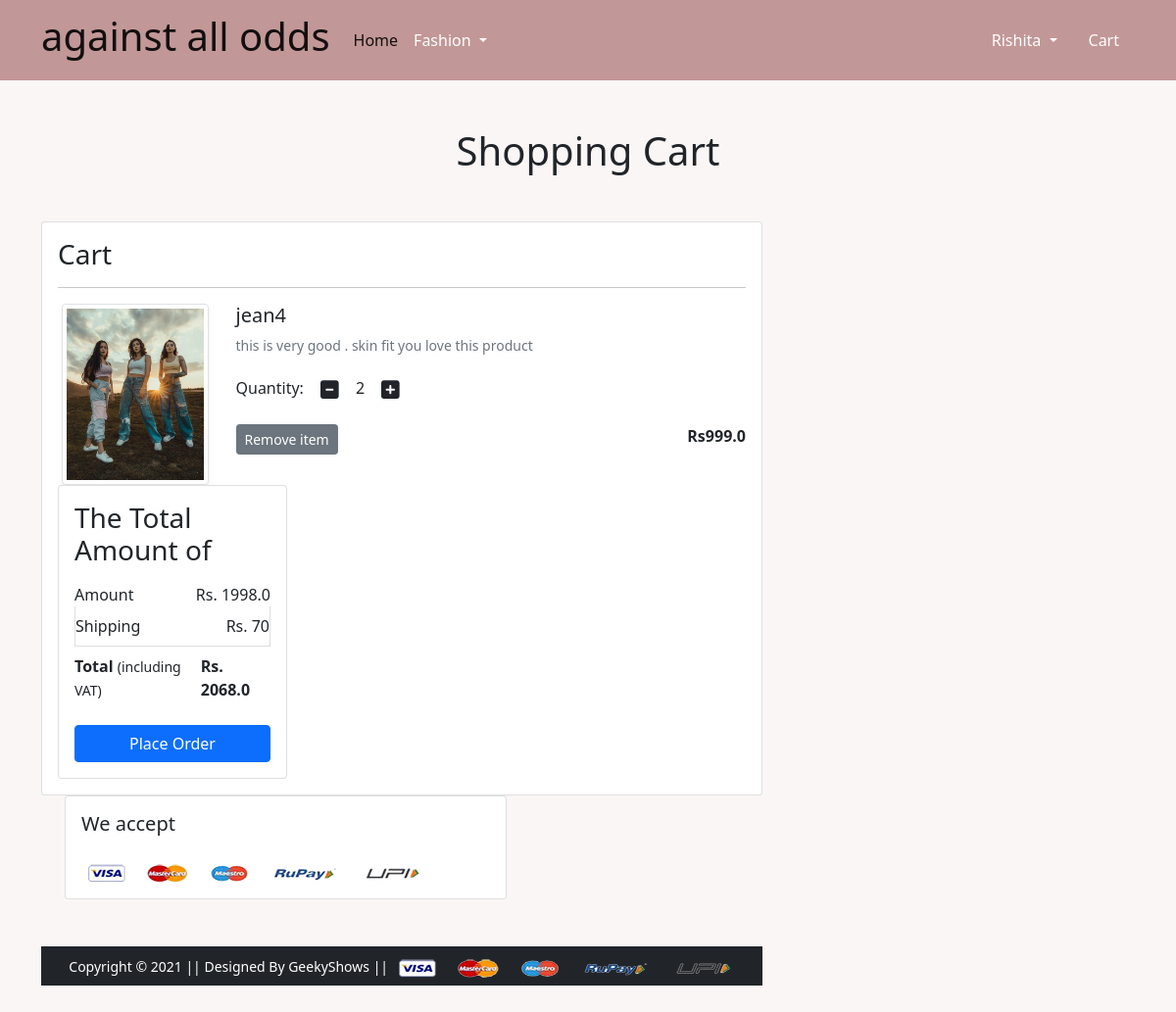
Page /cart/ (signed in) on the committed database.
### app/models.py (models this page shows)
class cart(models.Model):
         user=models.ForeignKey(User,on_delete=models.CASCADE)
         product=models.ForeignKey(product ,on_delete=models.CASCADE)
         quantity=models.PositiveIntegerField(default=1)

class product(models.Model):
      title=models.CharField(max_length=100)
      selling_price=models.FloatField()
      discount_price=models.FloatField()
      description=models.TextField()
      brand=models.CharField(max_length=100)
      category=models.CharField( choices=CATEGORY_CHOICES ,max_length=2)
      product_image=models.ImageField(upload_to='productimg')

### app/views.py (the view)
# urls.py: path('cart/',views.show_cart,name='showcart'),
@login_required
def show_cart(request):
      if request.user.is_authenticated:
            user =request.user
            cart1 =cart.objects.filter(user= user)
            print(cart1)
            amount =0.0
            shipping_amount=70.0
            total_amount =0.0
            cart_product=[p for p in cart.objects.all() if p.user==user]
            print(cart_product)
      if cart_product:
            for p in cart_product:
                  tempamount = (p.quantity* p.product.discount_price)
                  amount += tempamount
                  totalamount = amount + shipping_amount
            return render(request, 'app/addtocart.html',{'carts':cart1,'totalamount':totalamount ,'amount':amount})
      else:
            return render(request,'app/empty.html')

### app/templates/app/addtocart.html (shortened to what this page needs)
{% extends 'app/base.html' %}
{% load static %}
{% block main-content %}
<div class="container my-5">
 <div class="row">
  <h1 class="text-center mb-5">Shopping Cart</h1>
  <div class="col-sm-8">
  <div class="card">
   <div class="card-body">
    <h3>Cart</h3>
    <hr>
    {% for cart in carts %}
    <div class="row">
     <div class="col-sm-3 text-center align-self-center"><img src="{{cart.product.product_image.url }}" alt="" srcset="" class="img-fluid img-thumbnail shadow-sm" height="150" width="150"> </div>
     <div class="col-sm-9">
      <div>
       <h5>{{cart.product.title}}</h5>
       <p class="mb-2 text-muted small">{{cart.product.description}}</p>
       <div class="my-3">
        <label for="quantity">Quantity:</label>
        <a class="minus-cart btn" pid="{{cart.product.id}}"><i class="fas fa-minus-square fa-lg"></i></a>
          <span id="quantity">{{cart.quantity}}</span>
        <a class="plus-cart btn" pid="{{cart.product.id}}"><i class="fas fa-plus-square fa-lg"></i></a>
       </div>
       <div class="d-flex justify-content-between">
        <a href="" class="btn btn-sm btn-secondary mr-3 remove-cart" pid="{{cart.product.id}}">Remove item </a>
        <p class="mb-0"><span><strong>Rs{{cart.product.discount_price}}</strong></span></p>
       </div>
      </div>
     </div>
    </div>
    {% endfor%}
  <div class="col-sm-4">
   <div class="card">
    <div class="card-body">
      <h3>The Total Amount of</h3>
      <ul class="list-group">
       <li class="list-group-item d-flex justify-content-between align-items-center border-0 px-0 pb-0">Amount<span>Rs. <span id ="amount">{{amount}}</span></span></li>
       <li class="list-group-item d-flex justify-content-between align-items-center px-0">Shipping<span>Rs. 70</span></li>
       <li class="list-group-item d-flex justify-content-between align-items-center border-0 px-0 mb-3">
        <div>
           <strong>Total</strong> <small>(including VAT)</small>
         </div>
         <span><strong>Rs. <strong id ="totalamount">{{totalamount}}</strong></strong></span>
       </li>
      </ul>
      <div class="d-grid"><a href="{% url 'checkout' %}" class="btn btn-primary">Place Order</a></div>
    </div>
   </div>
  </div>
 </div>
</div>
<div class="container">
 <div class="row">
  <div class="col-sm-8">
   <div class="card">
    <div class="card-body">
      <h5 class="mb-4">We accept</h5>
      <img src="{% static 'app/images/payment.png' %}" alt="" class="img-fluid">
    </div>
  </div>
  </div>
 </div>
</div>
{% endblock main-content %}

### app/templates/app/base.html (shortened to what this page needs)
{% load static %}
<!doctype html>
<html lang="en">
  <head>
    <link href="https://cdn.jsdelivr.net/npm/bootstrap@5.0.0-beta1/dist/css/bootstrap.min.css" rel="stylesheet">
    <link rel="stylesheet" href="{% static 'app/css/owl.carousel.min.css' %}">
    <link rel="stylesheet" href="{% static 'app/css/all.min.css' %}">
    <link rel="stylesheet" href="{% static 'app/css/style.css' %}">
  </head>
  <body>
    <nav class="navbar navbar-expand-lg navbar-light  yes";>
      <div class="container">
       <a class="navbar-brand" href="/"><h1>against all odds</h1></a>
       <div class="collapse navbar-collapse" id="navbarSupportedContent">
         <ul class="navbar-nav me-auto mb-2 mb-lg-0">
           <li class="nav-item">
             <a class="nav-link active" aria-current="page" href="/">Home</a>
            </li>
            <li class="nav-item dropdown">
              <a class="nav-link dropdown-toggle text-white" href="#" id="fashionDropdown" role="button" data-bs-toggle="dropdown" aria-expanded="false">
                Fashion
              </a>
            </li>
          </ul>
          <div>
            <ul class="navbar-nav me-auto mb-2 mb-lg-0">
          {% if request.user.is_authenticated %}
           <li class="nav-item dropdown mx-2">
              <a class="nav-link dropdown-toggle text-white" href="#" id="profileDropdown" role="button" data-bs-toggle="dropdown" aria-expanded="false">
                {{request.user.username|capfirst}}
              </a>
            </li>
            <li class="nav-item mx-2">
             <a href="{% url 'showcart' %}" class="nav-link text-white"> Cart </a>
            </li>
            {% endif  %}
          </ul>
         </div>
       </div>
     </div>
    </nav>
    {% block main-content %} {% endblock main-content %}
    <footer class="container-fluid bg-dark text-center p-2 mt-5">
        <small class="text-white">Copyright &copy; 2021 || Designed By GeekyShows || </small>
        <img src="{% static 'app/images/payment.png' %}" alt="" srcset="" class="img-fluid" height="2px">
    </footer>
  </body>
</html>

### app/templates/app/base.html (style rules this page uses)
body { background-color:rgb(250, 246, 246); }
.yes { justify-content:space-between ; background-color: rgb(194, 151, 151); }

### rows in the picture
cart: product.product_image (picture), product "jean4", product.description "this is very good . skin fit you love this product", quantity "2", product.discount_price "999.0"

### other values in the picture
{{ request.user.username|capfirst }} "Rishita"
{{ amount }} "1998.0"
{{ totalamount }} "2068.0"
